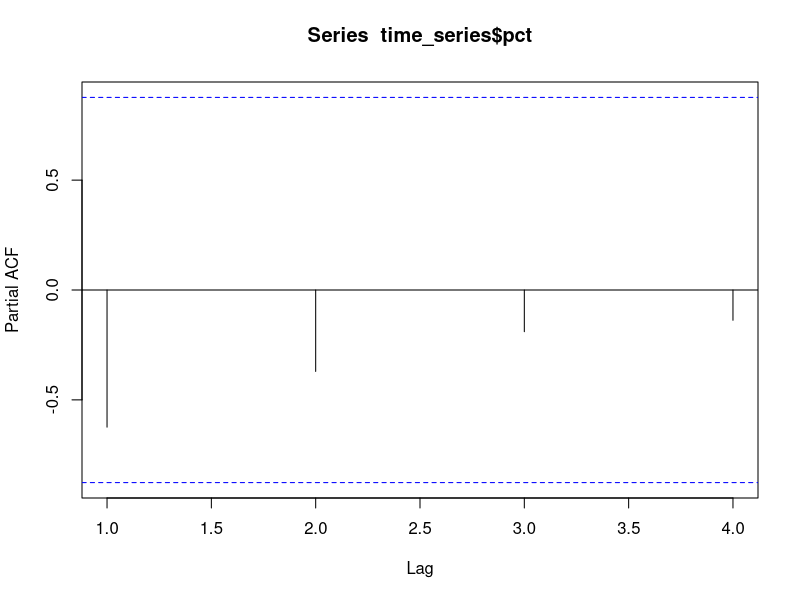
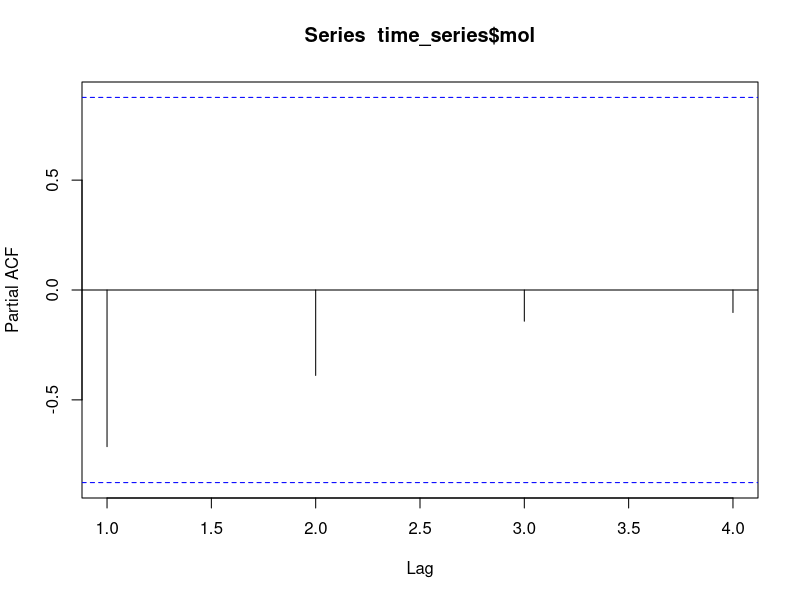
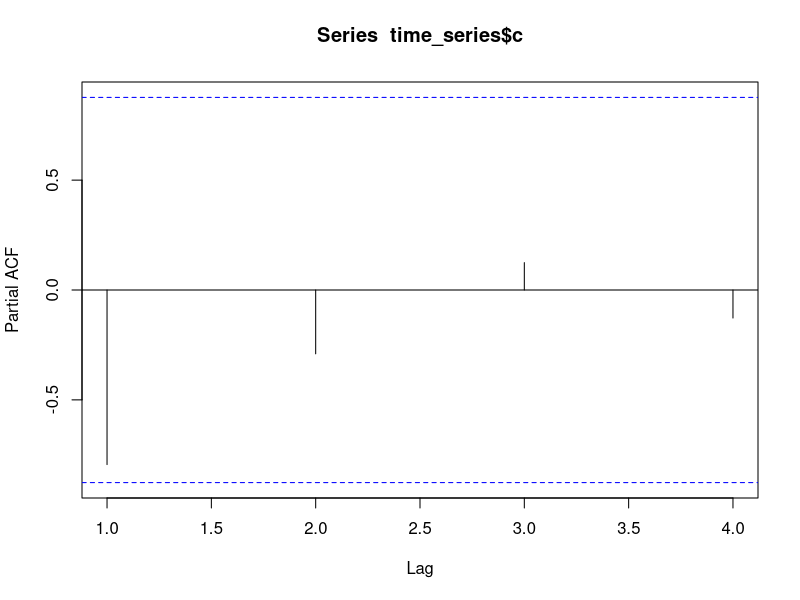
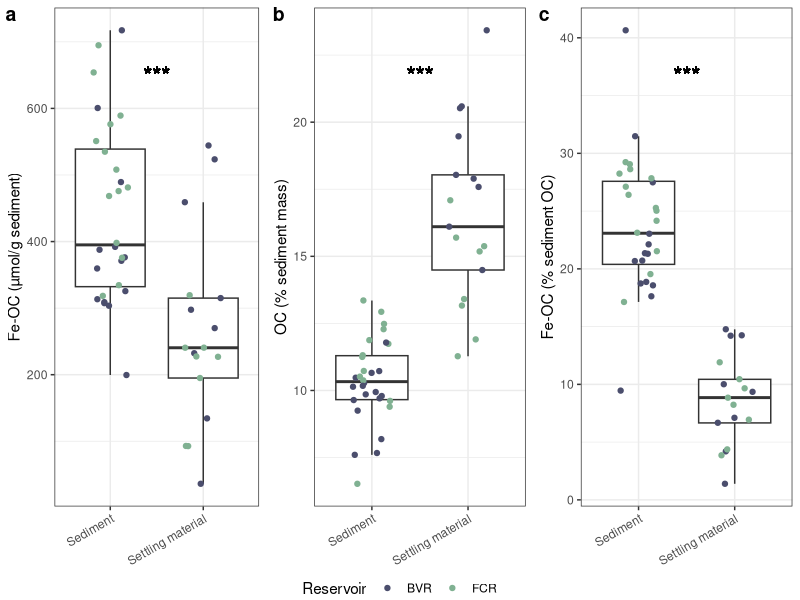
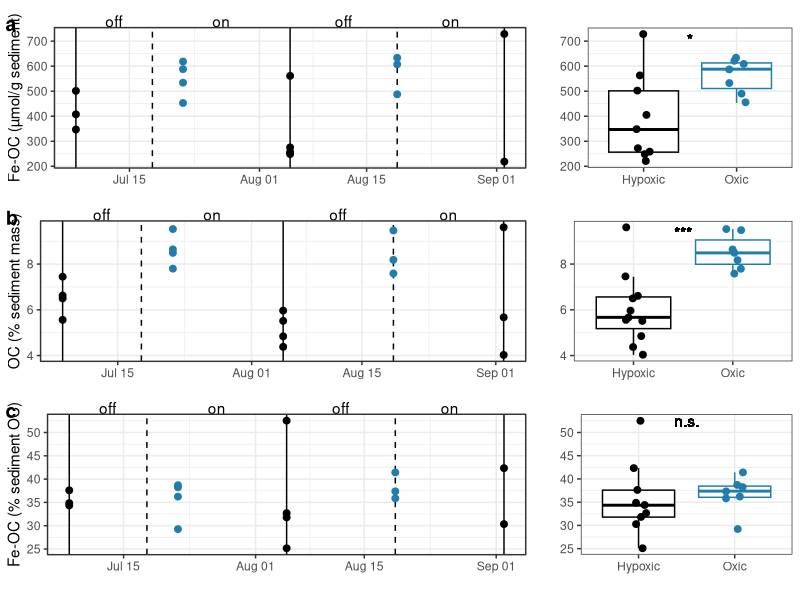
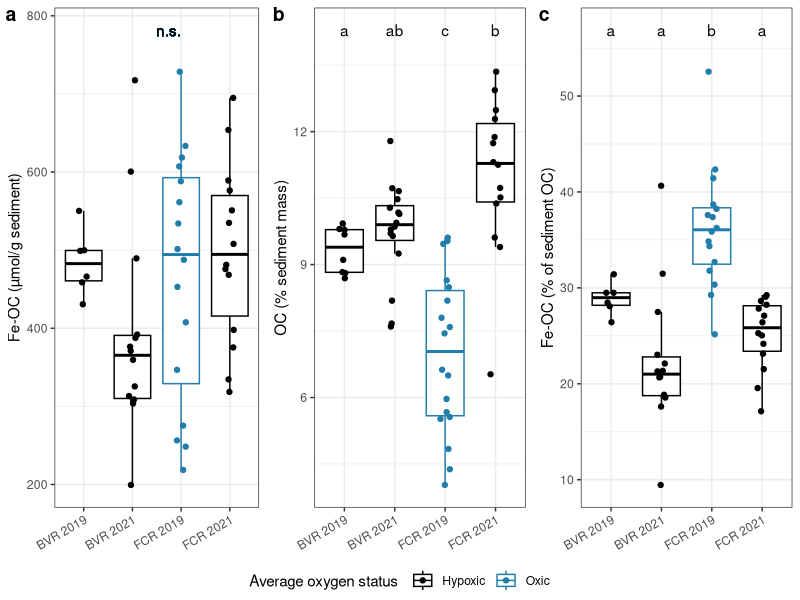
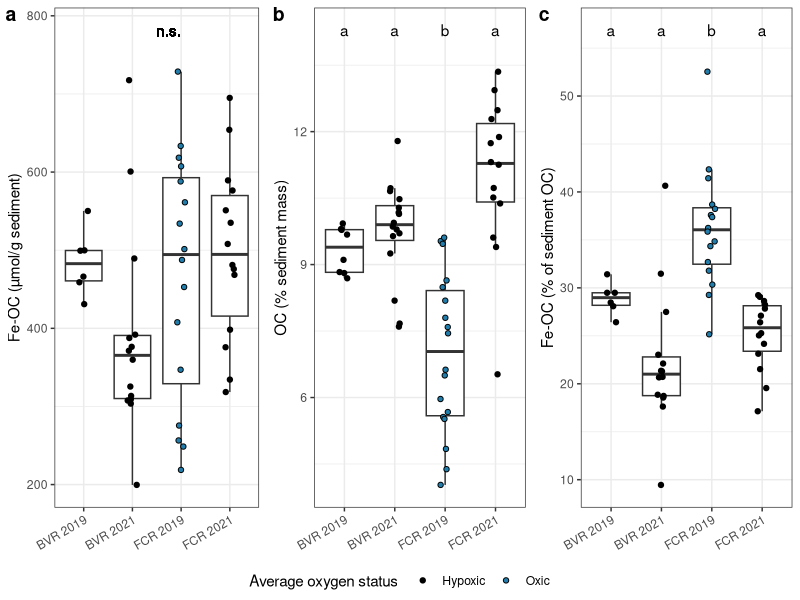

Recreate these plots in R, in order.
## ---- chunk 1
knitr::opts_chunk$set(echo = TRUE)
library(tidyverse)
library(lubridate)
library(ggpubr)
library(rstatix)
library(car)
## ---- chunk 2
#Load data
calcs_raw = read.csv("../data/processed_data/Reservoir_sediment.csv", na = c("","NA"))

calcs_trimmed = calcs_raw%>%
  mutate(Date_collected=as.Date(Date_collected))%>%
  filter(Flag_C==0)%>%
  mutate(Extracted_sed_mg = Vial_with_sed_after_fumig_mg-Vial_mg,
         CN_orig = CN_mg,
         CN_mg = ifelse(CN_mg > Extracted_sed_mg&!is.na(Extracted_sed_mg), Extracted_sed_mg, CN_mg),#The mass used for CN cannot be greater than the extracted sediment mass
         Correction = (Extracted_sed_mg-Initial_sed_mg)/Extracted_sed_mg,
         Correction = ifelse(Type == "init",0,Correction),
         Corrected_CN_mg = CN_mg-(CN_mg*Correction),
         C_pct = 100*C_mg/Corrected_CN_mg)%>%
  filter(!CN_orig-CN_mg>10) #data issues make these samples questionable (mass used for CN was recorded to be much greater than extracted sediment mass)

calcs_res = calcs_trimmed%>%
  pivot_wider(id_cols = c(Rep, Reservoir, Date_collected, Sed_trap), values_from = C_pct, names_from = Type, names_prefix = "C_pct_")%>%
  mutate(Fe_OC_pct = (C_pct_con - C_pct_ext) / C_pct_init *100,
         Fe_OC_per_unit_sed = 1000000*(C_pct_con-C_pct_ext)/55.85/100)%>%
  select(-C_pct_con,-C_pct_ext)
## ---- chunk 3
#Fe-OC summary statistics (grouped by reservoir)
calcs_res%>%
  filter(!is.na(Fe_OC_pct)&Fe_OC_pct>0,
         Sed_trap==F)%>%
  group_by(Reservoir)%>%
  summarize(min = min(Fe_OC_pct),
            max = max(Fe_OC_pct),
            mean = mean(Fe_OC_pct),
            SD = sd(Fe_OC_pct),
            n = n())

calcs_res%>%
  filter(!is.na(Fe_OC_per_unit_sed)&Fe_OC_per_unit_sed>0,
         Sed_trap==F)%>%
  group_by(Reservoir)%>%
  summarize(min = min(Fe_OC_per_unit_sed),
            max = max(Fe_OC_per_unit_sed),
            mean = mean(Fe_OC_per_unit_sed),
            SD = sd(Fe_OC_per_unit_sed),
            n = n())

calcs_res%>%
  filter(Sed_trap==F)%>%
  group_by(Reservoir)%>%
  summarize(min = min(C_pct_init),
            max = max(C_pct_init),
            mean = mean(C_pct_init),
            SD = sd(C_pct_init),
            n = n())

#Fe-OC summary statistics (not grouped by reservoir, only 2021 data -- for sed trap comparison)
calcs_res%>%
  filter(!is.na(Fe_OC_pct)&Fe_OC_pct>0,
         Sed_trap==F,
         year(Date_collected)==2021)%>%
  summarize(min = min(Fe_OC_pct),
            max = max(Fe_OC_pct),
            mean = mean(Fe_OC_pct),
            SD = sd(Fe_OC_pct),
            n = n())

calcs_res%>%
  filter(!is.na(Fe_OC_per_unit_sed)&Fe_OC_per_unit_sed>0,
         Sed_trap==F,
         year(Date_collected)==2021)%>%
  summarize(min = min(Fe_OC_per_unit_sed),
            max = max(Fe_OC_per_unit_sed),
            mean = mean(Fe_OC_per_unit_sed),
            SD = sd(Fe_OC_per_unit_sed),
            n = n())

calcs_res%>%
  filter(Sed_trap==F,
         year(Date_collected)==2021)%>%
  summarize(min = min(C_pct_init),
            max = max(C_pct_init),
            mean = mean(C_pct_init),
            SD = sd(C_pct_init),
            n = n())

#Fe-OC summary statistics (sed trap)
calcs_res%>%
  filter(Sed_trap,
         !is.na(Fe_OC_pct))%>%
  summarize(min = min(Fe_OC_pct),
            max = max(Fe_OC_pct),
            mean = mean(Fe_OC_pct),
            SD = sd(Fe_OC_pct),
            n = n())

calcs_res%>%
  filter(!is.na(Fe_OC_per_unit_sed),
         Sed_trap)%>%
  summarize(min = min(Fe_OC_per_unit_sed),
            max = max(Fe_OC_per_unit_sed),
            mean = mean(Fe_OC_per_unit_sed),
            SD = sd(Fe_OC_per_unit_sed),
            n = n())

calcs_res%>%
  filter(Sed_trap)%>%
  summarize(min = min(C_pct_init),
            max = max(C_pct_init),
            mean = mean(C_pct_init),
            SD = sd(C_pct_init),
            n = n())
## ---- chunk 4
#STATS

#Fe-OC
stats = calcs_res%>%
  filter(Fe_OC_pct>0,
         year(Date_collected)==2021)
t.test(stats$Fe_OC_pct[stats$Sed_trap],stats$Fe_OC_pct[stats$Sed_trap==F]) #p<0.001
443/262
t.test(stats$Fe_OC_per_unit_sed[stats$Sed_trap],stats$Fe_OC_per_unit_sed[stats$Sed_trap==F]) #p<0.001
#Sediment OC
stats = calcs_res%>%
  filter(year(Date_collected)==2021)#remake the stats dataset without filtering such that Fe_OC_pct is >0
t.test(stats$C_pct_init[stats$Sed_trap],stats$C_pct_init[stats$Sed_trap==F]) #p<0.001
stats = calcs_res%>%
  filter(Fe_OC_pct>0,
         year(Date_collected)==2021)
mass_lim = c(min(stats$Fe_OC_per_unit_sed, na.rm = T),max(stats$Fe_OC_per_unit_sed, na.rm = T))
c_lim = c(min(stats$C_pct_init, na.rm = T),max(stats$C_pct_init, na.rm = T))
pct_lim = c(min(stats$Fe_OC_pct, na.rm = T),max(stats$Fe_OC_pct, na.rm = T))

#PLOTS
#Below, I make three separate plots that then get combined and exported
pct = calcs_res%>%
  filter(Fe_OC_pct>0,
         !is.na(Reservoir))%>%
  mutate(year = as.factor(year(Date_collected)),
         Reservoir = ifelse(Reservoir == "f","FCR","BVR"))%>%
  filter(year == 2021)%>%
  ggplot(aes(x = Sed_trap, y = Fe_OC_pct))+
  geom_boxplot(outlier.shape = NA)+
  geom_jitter(width = 0.2,aes(color = Reservoir))+
  ylab("Fe-OC (% sediment OC)")+
  geom_text(aes(x = 1.5, y = pct_lim[2]-1/10*(pct_lim[2]-pct_lim[1]), label = "***"), size = 6, vjust = 0.5)+
  scale_x_discrete(labels=c("TRUE" = "Settling material", "FALSE" = "Sediment"))+
  scale_shape_manual(values = c(1,16))+
  theme_bw()+
  theme(legend.position = "bottom",
        legend.margin = margin(t = 0, r = 0, b = 0, l = 0, unit = "pt"),
        axis.title.x = element_blank(),
        axis.text.x = element_text(angle = 30, vjust = 1, hjust = 1))+
  labs(shape = "Year")+
  scale_color_manual(values = c("#4B4E6D","#80B192"))

c = calcs_res%>%
  mutate(year = as.factor(year(Date_collected)),
         Reservoir = ifelse(Reservoir == "f","FCR","BVR"))%>%
  filter(year == 2021)%>%
  ggplot(aes(x = Sed_trap, y = C_pct_init))+
  geom_boxplot(outlier.shape = NA)+
  geom_jitter(width = 0.2,aes(color = Reservoir))+
  geom_text(aes(x = 1.5, y = c_lim[2]-1/10*(c_lim[2]-c_lim[1]), label = "***"), size = 6, vjust = 0.5)+
  ylab("OC (% sediment mass)")+
  xlab("")+
  scale_x_discrete(labels=c("TRUE" = "Settling material", "FALSE" = "Sediment"))+
  scale_shape_manual(values = c(1,16))+
  theme_bw()+
  theme(legend.position = "bottom",
        legend.margin = margin(t = 0, r = 0, b = 0, l = 0, unit = "pt"),
        axis.title.x = element_blank(),
        axis.text.x = element_text(angle = 30, vjust = 1, hjust = 1))+
  labs(shape = "Year")+
  scale_color_manual(values = c("#4B4E6D","#80B192"))

tot = calcs_res%>%
  mutate(year = as.factor(year(Date_collected)),
         Reservoir = ifelse(Reservoir == "f","FCR","BVR"))%>%
  filter(Fe_OC_per_unit_sed>0)%>%
  filter(year == 2021)%>%
  ggplot(aes(x = Sed_trap, y = Fe_OC_per_unit_sed))+
  geom_boxplot(outlier.shape = NA)+
  geom_jitter(width = 0.2,aes(color = Reservoir))+
  ylab("Fe-OC (µmol/g sediment)")+
  xlab("")+
  geom_text(aes(x = 1.5, y = mass_lim[2]-1/10*(mass_lim[2]-mass_lim[1]), label = "***"), size = 6, vjust = 0.5)+
  scale_x_discrete(labels=c("TRUE" = "Settling material", "FALSE" = "Sediment"))+
  scale_shape_manual(values = c(1,16))+
  theme_bw()+
  theme(legend.position = "bottom",
        legend.margin = margin(t = 0, r = 0, b = 0, l = 0, unit = "pt"),
        axis.title.x = element_blank(),
        axis.text.x = element_text(angle = 30, vjust = 1, hjust = 1))+
  labs(shape = "Year")+
  scale_color_manual(values = c("#4B4E6D","#80B192"))

jpeg("../figures/Sed_to_sed_trap_comparison_comb.jpg", width = 6, height = 3.5, units = "in", res = 300)
ggarrange(tot,c, pct, nrow = 1, ncol = 3, common.legend = T, legend = "bottom", labels = "auto")
dev.off()
## ---- chunk 5
#Oxygenation intervals
on <- as.Date(c("2019-07-08", "2019-08-05","2019-09-02"))
off <- as.Date(c("2019-07-18", "2019-08-19",NA))
on_off = data.frame(on,off,Reservoir="FCR")%>%
  mutate(Year = year(on),
         center_off = (off-on)/2+on,
         center_on = (on-lag(off))/2+lag(off))
#Set global point size
point_size = 2


#STATS
stats = calcs_res%>%
  filter(Reservoir == "f", #Only analyzing 2019 data
         year(Date_collected)==2019)%>%
  #filter(Date_collected!= as.Date("2019-09-02"))%>%
  mutate(on_off = ifelse(Date_collected%in%as.Date(c("2019-07-08","2019-08-05","2019-09-02")), "Hypoxic","Oxic"))

stats%>%
  group_by(on_off)%>%
  summarize(c = mean(C_pct_init),
            c_sd = sd(C_pct_init),
            c_n = sum(!is.na(C_pct_init)),
            pct = mean(Fe_OC_pct, na.rm = T),
            pct_sd = sd(Fe_OC_pct, na.rm = T),
            pct_n = sum(!is.na(Fe_OC_pct)),
            mass = mean(Fe_OC_per_unit_sed, na.rm = T),
            mass_sd = sd(Fe_OC_per_unit_sed, na.rm = T),
            mass_n = sum(!is.na(Fe_OC_per_unit_sed)))

8.5/6

t.test(stats$C_pct_init~stats$on_off)
t.test(stats$Fe_OC_per_unit_sed[!is.na(stats$Fe_OC_per_unit_sed)]~stats$on_off[!is.na(stats$Fe_OC_per_unit_sed)])
t.test(stats$Fe_OC_pct~stats$on_off)

time_series = stats%>%
  group_by(Date_collected)%>%
  summarize(pct = median(Fe_OC_pct, na.rm = T),
            mol = median(Fe_OC_per_unit_sed, na.rm = T),
            c = median(C_pct_init))

pacf(time_series$pct)
pacf(time_series$mol)
pacf(time_series$c)
#PLOTS
#Below, I make six separate plots that then get combined and exported

#Calculate axis limits
mass_lim = c(min(stats$Fe_OC_per_unit_sed, na.rm = T),max(stats$Fe_OC_per_unit_sed, na.rm = T))
c_lim = c(min(stats$C_pct_init, na.rm = T),max(stats$C_pct_init, na.rm = T))
pct_lim = c(min(stats$Fe_OC_pct, na.rm = T),max(stats$Fe_OC_pct, na.rm = T))

#Carbon graph
c_pct = calcs_res%>%
  mutate(Year = year(Date_collected),
         on_off = ifelse(Date_collected%in%as.Date(c("2019-07-08","2019-08-05","2019-09-02")), "Hypoxic","Oxic"))%>%
  filter(Year == 2019, Reservoir == "f",
         !Sed_trap,
         #Date_collected<as.Date("2019-09-01")
         )%>%
  ggplot(aes(y = C_pct_init))+
  ylab("OC (% sediment mass)")+
  xlab("")+
  theme_bw()+
  #geom_rect(aes(xmin = on, xmax = off, ymin = c_lim[1], ymax = c_lim[2]), fill = "#A2C9FD",data= on_off)+
  geom_vline(aes(xintercept = on), data= on_off)+
  geom_vline(aes(xintercept = off),lty=2, data = on_off)+
  geom_text(aes(x = center_off, y = c_lim[2]+0.1*(c_lim[2]-c_lim[1]), label = "off", hjust = 0.5),data = on_off)+
  geom_text(aes(x = center_on, y = c_lim[2]+0.1*(c_lim[2]-c_lim[1]), label = "on", hjust = 0.5),data = on_off)+
  geom_point(size = point_size, aes(color = on_off,x = Date_collected))+
  scale_color_manual(values = c("#000000","#217DAB"))+
  theme(legend.position = "none",
        #plot.margin = unit(c(2,1,1,1), "lines")
        )+
  coord_cartesian(ylim = c(c_lim[1],c_lim[2]), # This focuses the y-axis on the range of interest
                  clip = 'off')  # This keeps the labels from disappearing

#Fe-OC mass graph
feoc_total = calcs_res%>%
  mutate(Year = year(Date_collected),
         on_off = ifelse(Date_collected%in%as.Date(c("2019-07-08","2019-08-05","2019-09-02")), "Hypoxic","Oxic"))%>%
  filter(Year == 2019, Reservoir == "f",
         !Sed_trap,
         #Date_collected<as.Date("2019-09-01")
         )%>%
  ggplot(aes(x = Date_collected,y = Fe_OC_per_unit_sed))+
  ylab("Fe-OC (µmol/g sediment)")+
  xlab("")+
  theme_bw()+
  geom_vline(aes(xintercept = on), data= on_off)+
  geom_vline(aes(xintercept = off),lty=2, data = on_off)+
  geom_text(aes(x = center_off, y = mass_lim[2]+0.1*(mass_lim[2]-mass_lim[1]), label = "off", hjust = 0.5),data = on_off)+
  geom_text(aes(x = center_on, y = mass_lim[2]+0.1*(mass_lim[2]-mass_lim[1]), label = "on", hjust = 0.5),data = on_off)+
  geom_point(size = point_size, aes(color = on_off))+
  scale_color_manual(values = c("#000000","#217DAB"))+
  theme(legend.position = "none",
        #plot.margin = unit(c(2,1,1,1), "lines")
        )+
  coord_cartesian(ylim = c(mass_lim[1],mass_lim[2]), # This focuses the y-axis on the range of interest
                  clip = 'off')  # This keeps the labels from disappearing

#Fe-OC (percent of sediment OC) graph
feoc_pct = calcs_res%>%
  mutate(Year = year(Date_collected),
         on_off = ifelse(Date_collected%in%as.Date(c("2019-07-08","2019-08-05","2019-09-02")), "hypoxic","oxic"))%>%
  filter(Year == 2019, Reservoir == "f",
         !Sed_trap,
         #Date_collected<as.Date("2019-09-01")
         )%>%
  ggplot(aes(x = Date_collected,y = Fe_OC_pct))+
  ylab("Fe-OC (% sediment OC)")+
  xlab("")+
  theme_bw()+
  geom_vline(aes(xintercept = on), data= on_off)+
  geom_vline(aes(xintercept = off),lty=2, data = on_off)+
  geom_text(aes(x = center_off, y = pct_lim[2]+0.1*(pct_lim[2]-pct_lim[1]), label = "off", hjust = 0.5),data = on_off)+
  geom_text(aes(x = center_on, y = pct_lim[2]+0.1*(pct_lim[2]-pct_lim[1]), label = "on", hjust = 0.5),data = on_off)+
  geom_point(size = point_size,  aes(color = on_off))+
  scale_color_manual(values = c("#000000","#217DAB"))+
  theme(legend.position = "none",
        #plot.margin = unit(c(2,1,1,1), "lines")
        )+
  coord_cartesian(ylim = c(pct_lim[1],pct_lim[2]), # This focuses the y-axis on the range of interest
                  clip = 'off')  # This keeps the labels from disappearing

#Summary figures to add
# Carbon
test_c = stats%>%
  ggplot(aes(x = on_off, y= C_pct_init))+
  geom_boxplot(outlier.shape = NA, aes(color = as.factor(on_off)))+
  geom_jitter(width = 0.1,  aes(color = as.factor(on_off)), size = point_size)+
  scale_color_manual(values = c("#000000","#217DAB"))+
  ylab("OC (% sediment mass)")+
  geom_text(aes(x = 1.5, y = c_lim[2], label = "***"), vjust = 1)+
  xlab("")+
  ylab("")+
  theme_bw()+
  theme(legend.position = "none")

#Fe-OC (percent)
test_pct = stats%>%
  ggplot(aes(x = on_off, y= Fe_OC_pct))+
  geom_boxplot(outlier.shape = NA, aes(color = as.factor(on_off)))+
  geom_jitter(width = 0.1, aes(color = as.factor(on_off)), size = point_size)+
  scale_color_manual(values = c("#000000","#217DAB"))+
  ylab("Fe-OC (% sediment OC)")+
  geom_text(aes(x = 1.5, y = pct_lim[2], label = "n.s."), vjust = 0.5)+
  xlab("")+
  ylab("")+
  theme_bw()+
  theme(legend.position = "none")

#Fe-OC (mass)
test_tot = stats%>%
  ggplot(aes(x = on_off, y= Fe_OC_per_unit_sed))+
  geom_boxplot(outlier.shape = NA, aes(color = as.factor(on_off)))+
  geom_jitter(width = 0.1, aes(color = as.factor(on_off)), size = point_size)+
  scale_color_manual(values = c("#000000","#217DAB"))+
  ylab("Fe-OC (µmol/g sediment)")+
  geom_text(aes(x = 1.5, y = mass_lim[2], label = "*"), vjust = 1)+
  xlab("")+
  ylab("")+
  theme_bw()+
  theme(legend.position = "none")

#Export all panels as one figure
jpeg("../figures/All_sed_data_2019.jpg", width = 6, height = 7.5, units = "in", res = 300)
ggarrange(feoc_total,test_tot,
          c_pct,test_c,
          feoc_pct, test_pct, nrow = 3, ncol = 2, 
          widths = c(1,0.5),
          labels = c("a",NA,"b",NA,"c",NA),
          label.y = 1.05)+
  theme(plot.margin = unit(c(1,0,0,0), "lines"))
dev.off()

calcs_res%>%
  filter(Date_collected==as.Date("2019-08-05"))
## ---- chunk 6
#STATS
stats = calcs_res%>%
  filter(!Sed_trap,
         Reservoir == "f")%>%
  mutate(Fe_OC_pct = ifelse(Fe_OC_pct<0,NA,Fe_OC_pct),
         Fe_OC_per_unit_sed = ifelse(Fe_OC_per_unit_sed<0,NA,Fe_OC_per_unit_sed))

stats%>%
  mutate(Year = year(Date_collected))%>%
  group_by(Year)%>%
  summarize(sd_pct = sd(Fe_OC_pct, na.rm= T),
            sd_mass = sd(Fe_OC_per_unit_sed, na.rm = T),
            sc_c = sd(C_pct_init, na.rm = T),
            mean_c = mean(C_pct_init, na.rm = T))

11.02/6.99

stats = calcs_res%>%
  filter(!Sed_trap,
         Reservoir == "b")%>%
  mutate(Fe_OC_pct = ifelse(Fe_OC_pct<0,NA,Fe_OC_pct),
         Fe_OC_per_unit_sed = ifelse(Fe_OC_per_unit_sed<0,NA,Fe_OC_per_unit_sed))

stats%>%
  mutate(Year = year(Date_collected))%>%
  group_by(Year)%>%
  summarize(sd_pct = sd(Fe_OC_pct, na.rm= T),
            sd_mass = sd(Fe_OC_per_unit_sed, na.rm = T),
            sc_c = sd(C_pct_init, na.rm = T))

#PLOTS
plot_lims = calcs_res%>%
  filter(is.na(Fe_OC_pct)|Fe_OC_pct>0,
         Sed_trap==F)
mass_lim = c(min(plot_lims$Fe_OC_per_unit_sed, na.rm = T),max(plot_lims$Fe_OC_per_unit_sed, na.rm = T))
pct_lim = c(min(plot_lims$Fe_OC_pct, na.rm = T),max(plot_lims$Fe_OC_pct, na.rm = T))
c_lim = c(min(plot_lims$C_pct_init, na.rm = T),max(plot_lims$C_pct_init, na.rm = T))

# FeOC (% of sediment OC) stats for graph
to_plot = calcs_res%>%
  filter(!is.na(Fe_OC_pct),
         Fe_OC_pct>0,
         Sed_trap==F)%>%
  mutate(year = as.factor(year(Date_collected)),
         res_year = factor(paste(year,Reservoir), levels = c("2019 b", "2021 b","2019 f", "2021 f"), labels = c("BVR 2019","BVR 2021","FCR 2019","FCR 2021")))

levene_test(to_plot, Fe_OC_pct~res_year)
summary(aov(lm(to_plot$Fe_OC_pct~to_plot$res_year)))
TukeyHSD(aov(lm(to_plot$Fe_OC_pct~to_plot$res_year)))

labs = data.frame(res_year = c("BVR 2019","BVR 2021","FCR 2019","FCR 2021"),
                  label = c("a","a","b","a")) #based on anova results above
#Make graph
feoc_pct = calcs_res%>%
  filter(!is.na(Fe_OC_pct),
         Fe_OC_pct>0,
         Sed_trap==F)%>%
  mutate(year = as.factor(year(Date_collected)),
         res_year = factor(paste(year,Reservoir), levels = c("2019 b", "2021 b","2019 f", "2021 f"), labels = c("BVR 2019","BVR 2021","FCR 2019","FCR 2021")),
         color = ifelse(res_year=="FCR 2019","blue","black"))%>%
  ggplot(aes(x = res_year, y = Fe_OC_pct))+
  geom_text(aes(y = pct_lim[2]+1/10*(pct_lim[2]-pct_lim[1]), x = res_year, label = label), data = labs)+
  scale_color_manual(values = c("#000000","#217DAB"))+
  geom_boxplot(outlier.shape = NA, aes(color = color))+
  ylab("Fe-OC (% of sediment OC)")+
  xlab("")+
  geom_jitter(width = 0.1,aes(color = color))+
  theme_bw()+
  theme(legend.position = "none",
        axis.text.x = element_text(angle = 30, vjust = 1, hjust = 1),
        axis.title.x = element_blank())

# OC stats for graph
to_plot = calcs_res%>%
  filter(!is.na(C_pct_init),
         Sed_trap==F)%>%
  mutate(year = as.factor(year(Date_collected)),
         res_year = factor(paste(year,Reservoir), levels = c("2019 b", "2021 b","2019 f", "2021 f"), labels = c("BVR 2019","BVR 2021","FCR 2019","FCR 2021")))

levene_test(to_plot, C_pct_init~res_year)
oneway.test(to_plot$C_pct_init~to_plot$res_year)
games_howell_test(to_plot, C_pct_init~res_year)

labs = data.frame(res_year = c("BVR 2019","BVR 2021","FCR 2019","FCR 2021"),
                  label = c("a","ab","c","b")) #based on anova results above
#Make graph
c_pct = calcs_res%>%
  filter(!is.na(C_pct_init),
         Sed_trap==F)%>%
  mutate(year = as.factor(year(Date_collected)),
         res_year = factor(paste(year,Reservoir), levels = c("2019 b", "2021 b","2019 f", "2021 f"), labels = c("BVR 2019","BVR 2021","FCR 2019","FCR 2021")),
         color = ifelse(res_year=="FCR 2019","blue","black"))%>%
  ggplot(aes(x = res_year, y = C_pct_init))+
  geom_text(aes(y = c_lim[2]+1/10*(c_lim[2]-c_lim[1]), x = res_year, label = label), data = labs)+
  scale_color_manual(values = c("#000000","#217DAB"))+
  geom_boxplot(outlier.shape = NA, aes(color = color))+
  ylab("OC (% sediment mass)")+
  xlab("")+
  geom_jitter(width = 0.1,aes(color = color))+
  theme_bw()+
  theme(legend.position = "none",
        axis.text.x = element_text(angle = 30, vjust = 1, hjust = 1),
        axis.title.x = element_blank())

# FeOC (mass) stats for graph
to_plot = calcs_res%>%
  filter(!is.na(Fe_OC_per_unit_sed),
         Fe_OC_pct>0,
         Sed_trap==F)%>%
  mutate(year = as.factor(year(Date_collected)),
         res_year = factor(paste(year,Reservoir), levels = c("2019 b", "2021 b","2019 f", "2021 f"), labels = c("BVR 2019","BVR 2021","FCR 2019","FCR 2021")))

levene_test(to_plot, Fe_OC_per_unit_sed~res_year)
summary(aov(lm(to_plot$Fe_OC_per_unit_sed~to_plot$res_year)))

# Make graph
feoc_sed = calcs_res%>%
  filter(!is.na(Fe_OC_per_unit_sed),
         Fe_OC_pct>0,
         Sed_trap==F)%>%
  mutate(year = as.factor(year(Date_collected)),
         res_year = factor(paste(year,Reservoir), levels = c("2019 b", "2021 b","2019 f", "2021 f"), labels = c("BVR 2019","BVR 2021","FCR 2019","FCR 2021")),
         color = ifelse(res_year=="FCR 2019","blue","black"))%>%
  ggplot(aes(x = res_year, y = Fe_OC_per_unit_sed, color = color))+
  geom_text(aes(y = mass_lim[2]+1/10*(mass_lim[2]-mass_lim[1]), x = "FCR 2019", label = "n.s."), hjust = 1)+ #Based on stats above
  scale_color_manual(values = c("#000000","#217DAB"), labels = c("Hypoxic","Oxic"))+
  geom_boxplot(outlier.shape = NA)+
  ylab("Fe-OC (µmol/g sediment)")+
  xlab("")+
  geom_jitter(width=0.1,aes(group=year))+
  theme_bw()+
  labs(color = "Average oxygen status")+
  theme(legend.position = "bottom",
        axis.text.x = element_text(angle = 30, vjust = 1, hjust = 1),
        axis.title.x = element_blank())

#Combine figures
jpeg("../figures/All_sed_data_res_12May22.jpg", width =6, height =3.5, units = "in", res = 300)
ggarrange(feoc_sed,c_pct,feoc_pct, nrow = 1, common.legend = T, legend = "bottom", labels = "auto")
dev.off()
## ---- chunk 7
#STATS
stats = calcs_res%>%
  filter(!Sed_trap,
         Reservoir == "f",
         is.na(Fe_OC_pct)|Fe_OC_pct>0)

stats%>%
  mutate(Year = year(Date_collected))%>%
  group_by(Year)%>%
  summarize(sd_pct = sd(Fe_OC_pct, na.rm= T),
            sd_mass = sd(Fe_OC_per_unit_sed, na.rm = T),
            sc_c = sd(C_pct_init, na.rm = T))

stats = calcs_res%>%
  filter(!Sed_trap,
         Reservoir == "b",
         is.na(Fe_OC_pct)|Fe_OC_pct>0)

stats%>%
  mutate(Year = year(Date_collected))%>%
  group_by(Year)%>%
  summarize(sd_pct = sd(Fe_OC_pct, na.rm= T),
            sd_mass = sd(Fe_OC_per_unit_sed, na.rm = T),
            sc_c = sd(C_pct_init, na.rm = T))

#PLOTS
plot_lims = calcs_res%>%
  filter(is.na(Fe_OC_pct)|Fe_OC_pct>0,
         Sed_trap==F)
mass_lim = c(min(plot_lims$Fe_OC_per_unit_sed, na.rm = T),max(plot_lims$Fe_OC_per_unit_sed, na.rm = T))
pct_lim = c(min(plot_lims$Fe_OC_pct, na.rm = T),max(plot_lims$Fe_OC_pct, na.rm = T))
c_lim = c(min(plot_lims$C_pct_init, na.rm = T),max(plot_lims$C_pct_init, na.rm = T))

# FeOC (% of sediment OC) stats for graph
to_plot = calcs_res%>%
  filter(!is.na(Fe_OC_pct),
         Fe_OC_pct>0,
         Sed_trap==F)%>%
  mutate(year = as.factor(year(Date_collected)),
         res_year = factor(paste(year,Reservoir), levels = c("2019 b", "2021 b","2019 f", "2021 f"), labels = c("BVR 2019","BVR 2021","FCR 2019","FCR 2021")))

summary(aov(lm(to_plot$Fe_OC_pct~to_plot$res_year)))
TukeyHSD(aov(lm(to_plot$Fe_OC_pct~to_plot$res_year)))

labs = data.frame(res_year = c("BVR 2019","BVR 2021","FCR 2019","FCR 2021"),
                  label = c("a","a","b","a")) #based on anova results above
#Make graph
feoc_pct = calcs_res%>%
  filter(!is.na(Fe_OC_pct),
         Fe_OC_pct>0,
         Sed_trap==F)%>%
  mutate(year = as.factor(year(Date_collected)),
         res_year = factor(paste(year,Reservoir), levels = c("2019 b", "2021 b","2019 f", "2021 f"), labels = c("BVR 2019","BVR 2021","FCR 2019","FCR 2021")),
         color = ifelse(res_year=="FCR 2019","blue","black"))%>%
  ggplot(aes(x = res_year, y = Fe_OC_pct))+
  geom_text(aes(y = pct_lim[2]+1/10*(pct_lim[2]-pct_lim[1]), x = res_year, label = label), data = labs)+
  scale_fill_manual(values = c("#000000","#217DAB"))+
  geom_boxplot(outlier.shape = NA)+
  ylab("Fe-OC (% of sediment OC)")+
  xlab("")+
  geom_jitter(width = 0.1,aes(fill = color), shape = 21)+
  theme_bw()+
  theme(legend.position = "none",
        axis.text.x = element_text(angle = 30, vjust = 1, hjust = 1),
        axis.title.x = element_blank())

# OC stats for graph
to_plot = calcs_res%>%
  filter(!is.na(C_pct_init),
         Sed_trap==F)%>%
  mutate(year = as.factor(year(Date_collected)),
         res_year = factor(paste(year,Reservoir), levels = c("2019 b", "2021 b","2019 f", "2021 f"), labels = c("BVR 2019","BVR 2021","FCR 2019","FCR 2021")))

summary(aov(lm(to_plot$C_pct_init~to_plot$res_year)))
TukeyHSD(aov(lm(to_plot$C_pct_init~to_plot$res_year)))
labs = data.frame(res_year = c("BVR 2019","BVR 2021","FCR 2019","FCR 2021"),
                  label = c("a","a","b","a")) #based on anova results above
#Make graph
c_pct = calcs_res%>%
  filter(!is.na(C_pct_init),
         Sed_trap==F)%>%
  mutate(year = as.factor(year(Date_collected)),
         res_year = factor(paste(year,Reservoir), levels = c("2019 b", "2021 b","2019 f", "2021 f"), labels = c("BVR 2019","BVR 2021","FCR 2019","FCR 2021")),
         color = ifelse(res_year=="FCR 2019","blue","black"))%>%
  ggplot(aes(x = res_year, y = C_pct_init))+
  geom_text(aes(y = c_lim[2]+1/10*(c_lim[2]-c_lim[1]), x = res_year, label = label), data = labs)+
  scale_fill_manual(values = c("#000000","#217DAB"))+
  geom_boxplot(outlier.shape = NA)+
  ylab("OC (% sediment mass)")+
  xlab("")+
  geom_jitter(width = 0.1,aes(fill = color), shape = 21)+
  theme_bw()+
  theme(legend.position = "none",
        axis.text.x = element_text(angle = 30, vjust = 1, hjust = 1),
        axis.title.x = element_blank())

# FeOC (mass) stats for graph
to_plot = calcs_res%>%
  filter(!is.na(Fe_OC_per_unit_sed),
         Fe_OC_pct>0,
         Sed_trap==F)%>%
  mutate(year = as.factor(year(Date_collected)),
         res_year = factor(paste(year,Reservoir), levels = c("2019 b", "2021 b","2019 f", "2021 f"), labels = c("BVR 2019","BVR 2021","FCR 2019","FCR 2021")))
summary(aov(lm(to_plot$Fe_OC_per_unit_sed~to_plot$res_year)))
# Make graph
feoc_sed = calcs_res%>%
  filter(!is.na(Fe_OC_per_unit_sed),
         Fe_OC_pct>0,
         Sed_trap==F)%>%
  mutate(year = as.factor(year(Date_collected)),
         res_year = factor(paste(year,Reservoir), levels = c("2019 b", "2021 b","2019 f", "2021 f"), labels = c("BVR 2019","BVR 2021","FCR 2019","FCR 2021")),
         color = ifelse(res_year=="FCR 2019","blue","black"))%>%
  ggplot(aes(x = res_year, y = Fe_OC_per_unit_sed, fill = color))+
  geom_text(aes(y = mass_lim[2]+1/10*(mass_lim[2]-mass_lim[1]), x = "FCR 2019", label = "n.s."), hjust = 1, color = "black")+ #Based on stats above
  scale_fill_manual(values = c("#000000","#217DAB"), labels = c("Hypoxic","Oxic"))+
  scale_color_manual(values = c("#000000","#217DAB"), labels = c("Hypoxic","Oxic"))+
  geom_boxplot(outlier.shape = NA, fill = "white", 
               #aes(color = color)
               )+
  ylab("Fe-OC (µmol/g sediment)")+
  xlab("")+
  geom_jitter(width=0.1,aes(group=year), shape = 21)+
  theme_bw()+
  labs(fill = "Average oxygen status")+
  theme(legend.position = "bottom",
        axis.text.x = element_text(angle = 30, vjust = 1, hjust = 1),
        axis.title.x = element_blank())

#Combine figures
jpeg("../figures/All_sed_data_res_12May22.jpg", width =6, height =3.5, units = "in", res = 300)
ggarrange(feoc_sed,c_pct,feoc_pct, nrow = 1, common.legend = T, legend = "bottom", labels = "auto")
dev.off()
